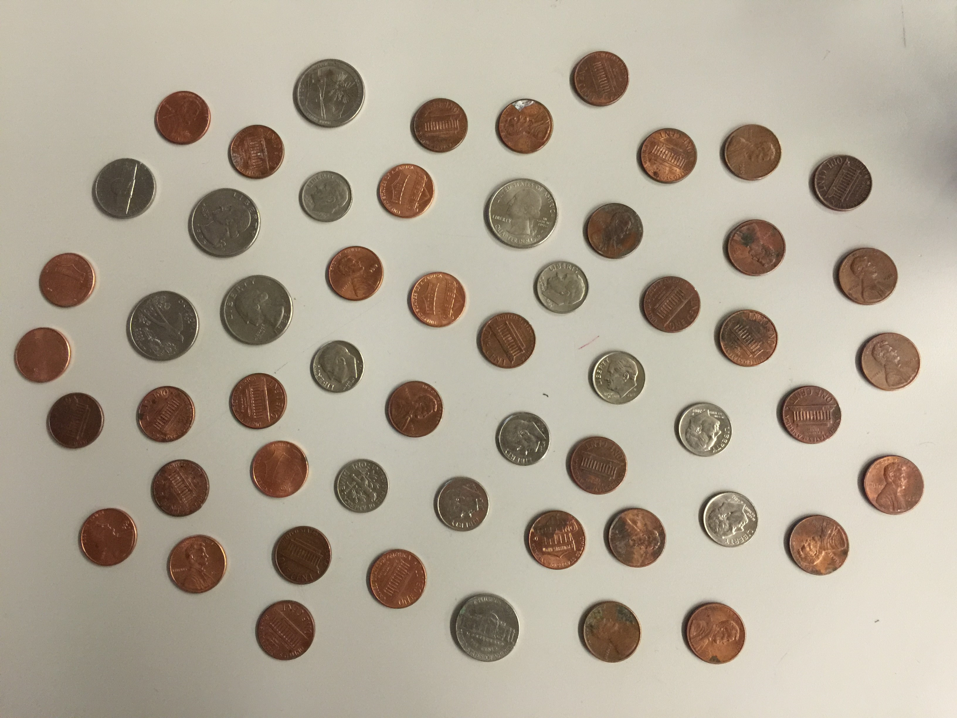
#> input picture Assignments/images/coins.png, 957 x 718 px
$ jupyter execute --allow-errors 'A4. Coin counter.ipynb'   (shell and % lines are left out)
#> lines starting #> are read from the running program, lines starting #| are printed output that depends on the picture; after the words box and inside, x2 and y2 are one past the last pixel; in counts of white or black regions, pixels touching at a corner belong together; long printed decimals are rounded
# Coins classification
---

Complete the following cells in order to classify the following coins images:

as follows:

Large coins count as 5 units, small copper coins count as 0.5 units, while small silver coins count as 1 unit.

#### Basic imports

[cell 1]
import matplotlib.pyplot as plt
import numpy as np
import cv2

[cell 2]
coins = cv2.imread('images/coins.png')
#> coins is the input picture: shape (718, 957, 3); mean B, G, R 149.1, 165.2, 175.5
coins = cv2.cvtColor(coins, cv2.COLOR_BGR2RGB)

print(coins.shape)
#| (718, 957, 3)

plt.imshow(coins)

1. Select a color space that allows you to obtains a specific, and useful, characteristic from the coin image. Plot an image of said characteristic from the coins image. Remember to apply all the preprocessing steps that may be requiered.

[cell 3]
coins_copy = np.copy(coins)

# TO DO: Obtain a characteristic and plot it.

# Convert to grayscale
gray_coins = cv2.cvtColor(coins_copy, cv2.COLOR_RGB2GRAY)

# Blur image to remove noise
coins_blur = cv2.GaussianBlur(gray_coins, (11,11), 0)

# Get edges using Canny and generate a binary image
coins_edges = cv2.Canny(coins_blur, 25, 200)
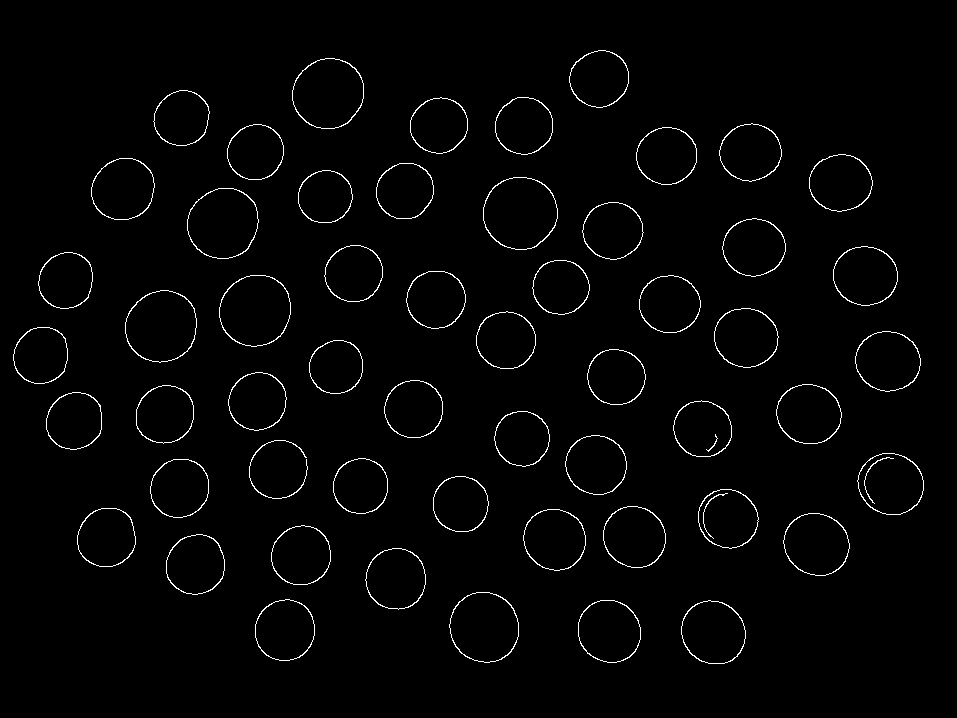
#> coins_edges: shape (718, 957); 1.8% white in thin lines or dots, all inside (x1, y1, x2, y2) = (13, 50, 924, 664)

retval, binary = cv2.threshold(coins_edges, 0, 255, cv2.THRESH_TOZERO)
binary = cv2.dilate(binary, np.ones((1,1)), iterations = 1)

plt.imshow(binary, cmap="gray")

2. Obtain the coin contours and plot and image of all the contours. Add all the code cells that may be required.

[cell 4]
# TO DO: Plot an image of the contours of the coins.

(contours, _) = cv2.findContours(binary, cv2.RETR_TREE, cv2.CHAIN_APPROX_SIMPLE)
#> contours = 112 contours, 3 with area under 20; largest, box (x1, y1, x2, y2) and area: (483, 177, 558, 250) 4217, (483, 177, 558, 250) 4153, (125, 290, 197, 363) 4016, (219, 275, 291, 347) 4006, (125, 290, 197, 363) 3961

all_contours = cv2.drawContours(coins_copy, contours, -1, (0,255,0), 5)
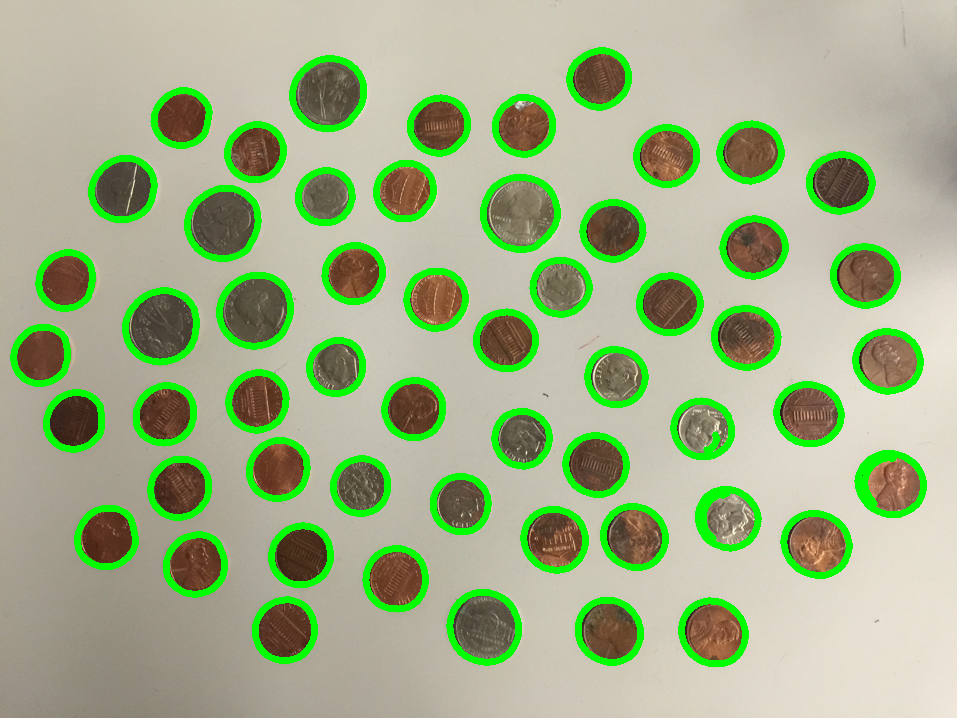
#> all_contours: shape (718, 957, 3); mean R, G, B 160.1, 177.9, 136.9

plt.imshow(all_contours)

print(len(contours))
#| 112

3. Using the contour features, obtain any feature that may be useful to classify the coins. Store the feature in a dictionary for future reference.

[cell 5]
# TO DO: Obtain a useful contour feature to clasify the coins.

colorful_coins = np.copy(all_contours)

large_coins = []
small_coins = []

for idx, selected_contour in enumerate(contours):
    if(selected_contour is not None):
        area = cv2.arcLength(selected_contour, True)
        if(area > 200):
            large_coins.append(selected_contour)
        else:
            small_coins.append(selected_contour)

        print(f'Area {idx}: {area}')
#> this loop made 112 passes
#> area on passes 1 to 12: 211.8, 209.5, 207.6, 205.2, 200.8, 198.4, 232.3, 230, 202.2, 199.8, 196.8, 194.4
#| Area 0: 211.823
#| Area 1: 209.480
#| Area 2: 207.581
#| Area 3: 205.238
#| Area 4: 200.752
#| Area 5: 198.409
#| Area 6: 232.309
#| Area 7: 229.966
#> (further printed lines are left out)
#> after the loop, large_coins = 37 contours; largest, box (x1, y1, x2, y2) and area: (483, 177, 558, 250) 4217, (483, 177, 558, 250) 4153, (125, 290, 197, 363) 4016, (219, 275, 291, 347) 4006, (125, 290, 197, 363) 3961; small_coins = 75 contours, 3 with area under 20; largest, box (x1, y1, x2, y2) and area: (365, 548, 426, 610) 2832, (565, 435, 627, 495) 2826, (255, 599, 315, 661) 2824, (722, 218, 786, 277) 2810, (809, 154, 873, 212) 2793

4. Separate the coins based on color. Obtain the average color of each coin, and store this information in a dictionary.

[cell 6]
# TO DO: Obtain the average color of each coin, and store it for future use.

# Convert from RGB to HSV
hsv = cv2.cvtColor(coins_copy, cv2.COLOR_RGB2HSV)
#> hsv: shape (718, 957, 3); mean H, S, V 24.7, 65.9, 186.7

# HSV channels
h = hsv[:,:,0]
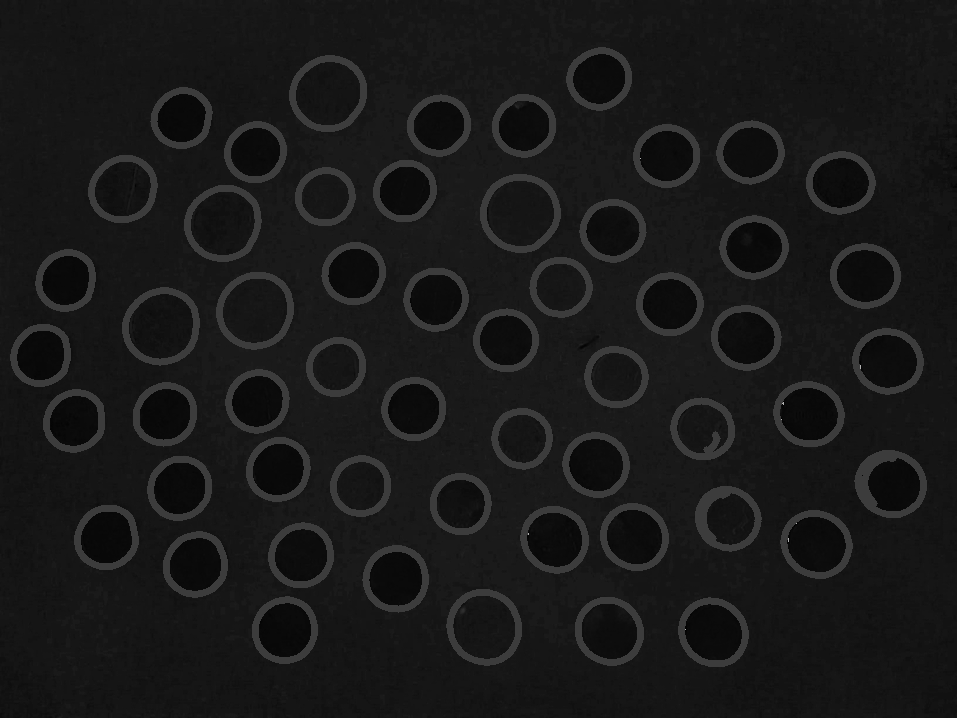
#> h: shape (718, 957); min 0, max 179, mean 24.7
s = hsv[:,:,1]
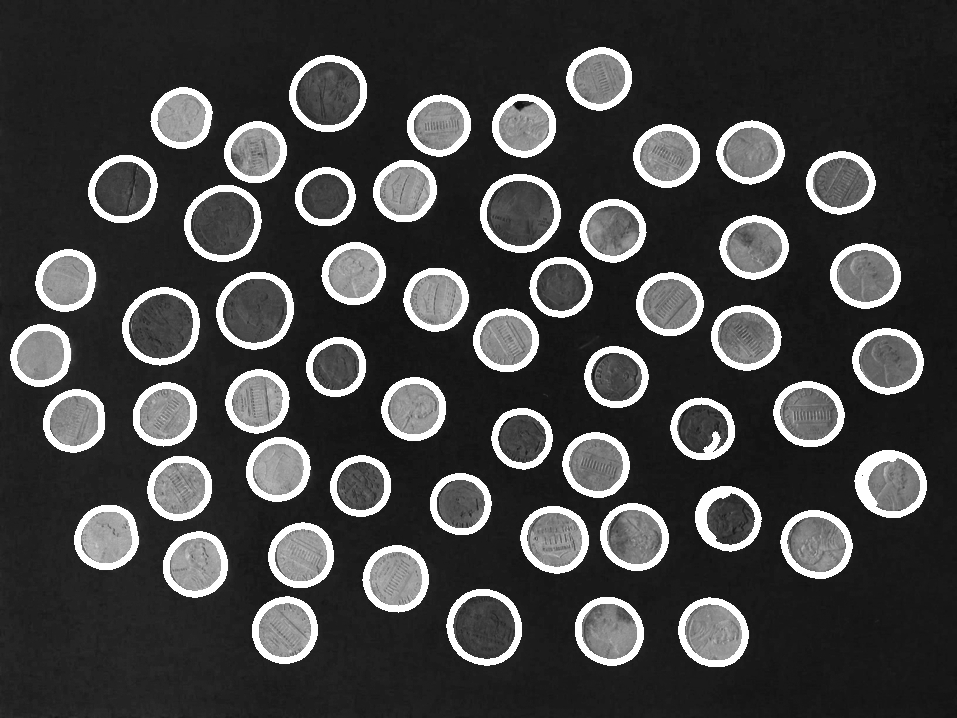
#> s: shape (718, 957); min 4, max 255, mean 65.9
v = hsv[:,:,2]
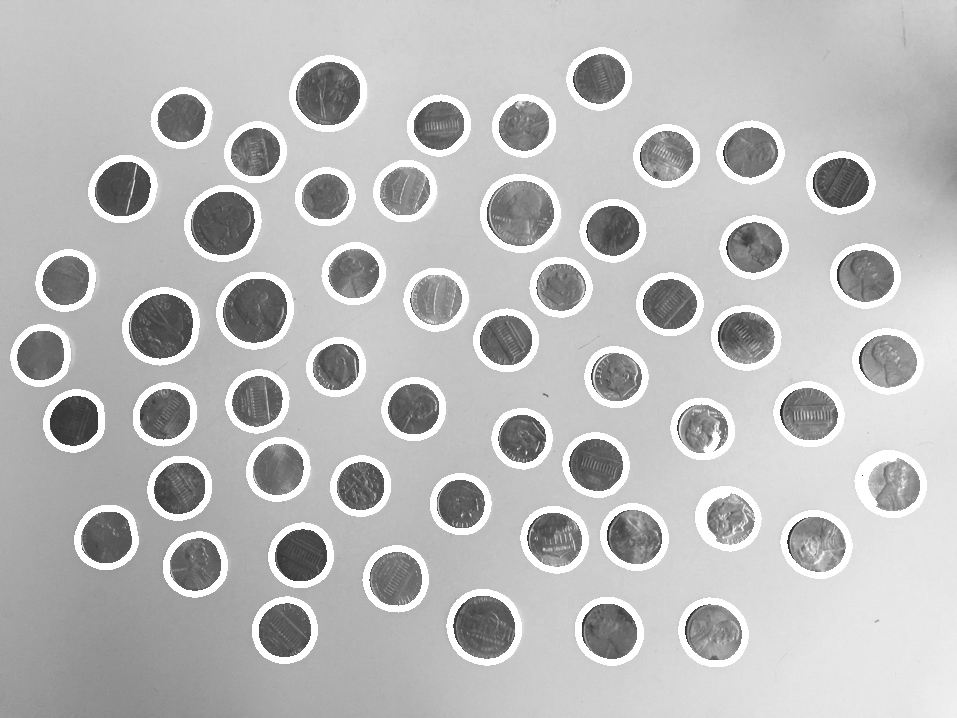
#> v: shape (718, 957); min 37, max 255, mean 186.7

f, (ax1, ax2, ax3) = plt.subplots(1, 3, figsize=(20,10))

ax1.set_title('Hue')
ax1.imshow(h, cmap='gray')

ax2.set_title('Saturation')
ax2.imshow(s, cmap='gray')

ax3.set_title('Value')
ax3.imshow(v, cmap='gray')

[cell 7]
# We will use Saturation and filter the silver coins

# Define our color selection criteria in HSV values
lower_saturation = np.array([0,0,0])
upper_saturation = np.array([255,255,255])

# Define our color selection criteria in RGB values
lower_silver = np.array([197,197,202])
upper_silver = np.array([244,244,245])

# Define the masked area in RGB space
mask_rgb = cv2.inRange(coins_copy, lower_silver, upper_silver)
#> mask_rgb: shape (718, 957); 7.8% white; 241 white regions (237 under 20 px), largest, box (x1, y1, x2, y2) and area: (733, 273, 957, 718) 53209, (727, 687, 734, 704) 36, (814, 357, 821, 364) 23, (799, 483, 802, 494) 22

# mask the image
masked_image = np.copy(coins_copy)
masked_image[mask_rgb==0] = [0,0,0]
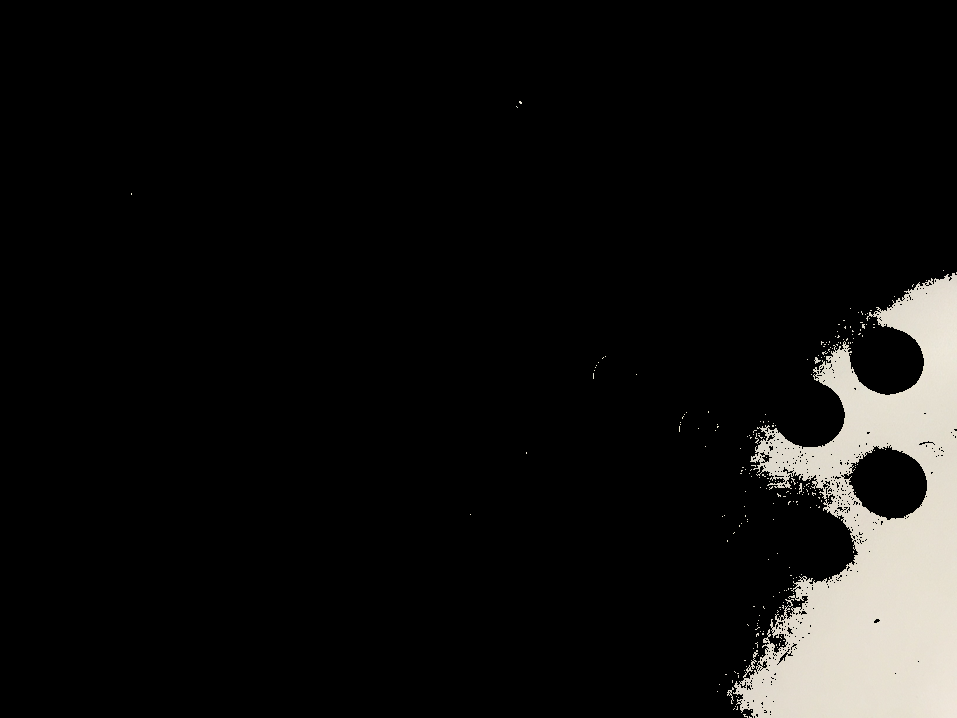
#> masked_image: shape (718, 957, 3); mean R, G, B 17.9, 17.3, 16.3

# Vizualize the mask
plt.imshow(masked_image)

[cell 8]
# Now try HSV!

# Define the masked area in HSV space
mask_hsv = cv2.inRange(hsv, lower_saturation, upper_saturation)
#> mask_hsv: shape (718, 957); every value is 255

# mask the image
masked_image = np.copy(coins_copy)
masked_image[mask_hsv==0] = [0,0,0]

# Vizualize the mask
plt.imshow(masked_image)

[cell 9]
small_copper = []
small_silver = []

for idx, selected_contour in enumerate(contours):
    if(selected_contour is not None):
        average_color_row = np.average(hsv, axis=0)
        average_color = np.average(average_color_row, axis=0)
#> this loop made 112 passes
